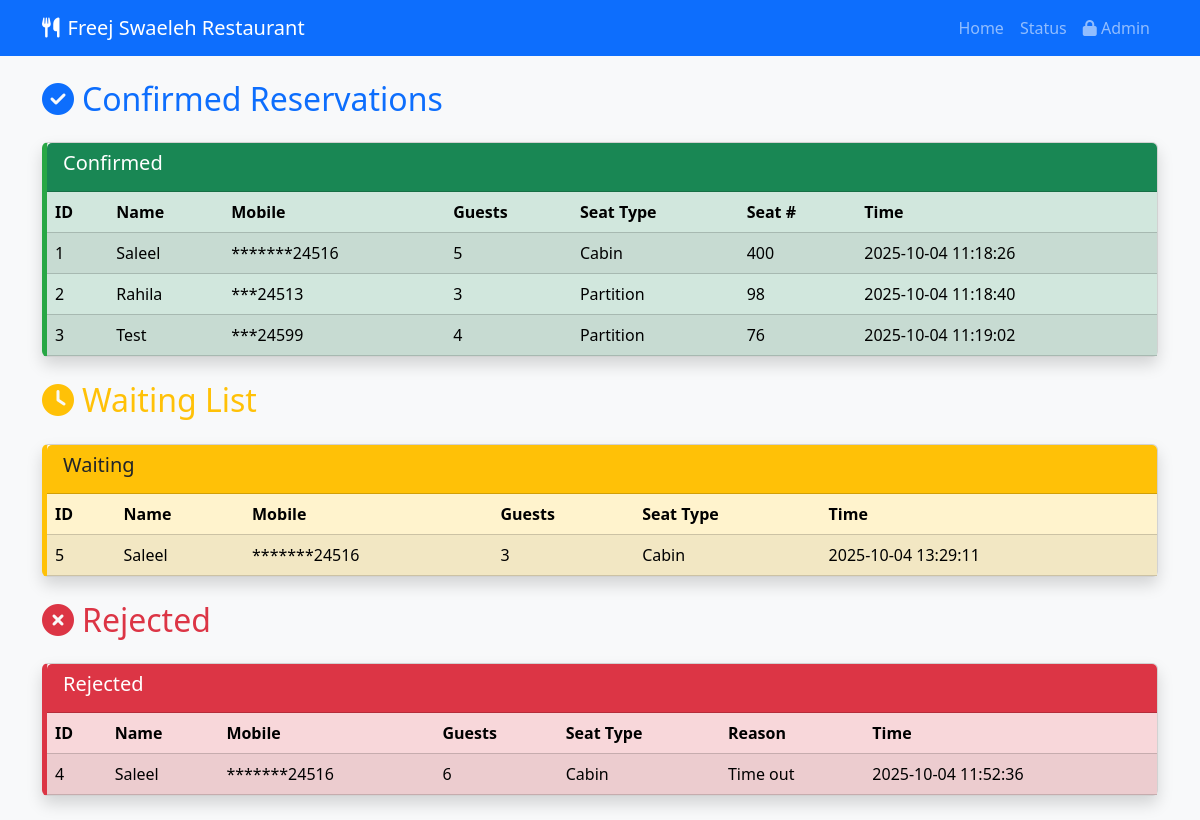
Page /status on the committed database.
### tables this page shows
CREATE TABLE reservations
                 (id INTEGER PRIMARY KEY AUTOINCREMENT,
                  name TEXT NOT NULL,
                  mobile TEXT NOT NULL,
                  email TEXT NOT NULL,
                  guests INTEGER NOT NULL,
                  seat_type TEXT NOT NULL,
                  status TEXT DEFAULT 'waiting',
                  seat_number INTEGER,
                  rejection_reason TEXT,
                  timestamp DATETIME DEFAULT CURRENT_TIMESTAMP,
                  updated_at DATETIME DEFAULT CURRENT_TIMESTAMP);

### app.py (the view)
@app.route('/status')
def status():
    conn = sqlite3.connect('reservations.db')
    c = conn.cursor()
    c.execute("SELECT * FROM reservations WHERE status='accepted' ORDER BY updated_at DESC")
    confirmed = c.fetchall()
    c.execute("SELECT * FROM reservations WHERE status='waiting' ORDER BY updated_at DESC")
    waiting = c.fetchall()
    c.execute("SELECT * FROM reservations WHERE status='rejected' ORDER BY updated_at DESC")
    rejected = c.fetchall()
    conn.close()
    return render_template('status.html', confirmed=confirmed, waiting=waiting, rejected=rejected)

### templates/status.html (shortened to what this page needs)
{% extends "base.html" %}
{% block content %}
<h2 class="text-primary mb-4 blinking"><i class="fas fa-check-circle me-2"></i>Confirmed Reservations</h2>
{% if confirmed %}
<div class="card status-card confirmed shadow mb-4">
    <div class="card-header bg-success text-white">
        <h5>Confirmed</h5>
    </div>
    <div class="card-body p-0">
        <div class="table-responsive">
            <table class="table table-success table-striped mb-0">
                <thead>
                    <tr><th>ID</th><th>Name</th><th>Mobile</th><th>Guests</th><th>Seat Type</th><th>Seat #</th><th>Time</th></tr>
                </thead>
                <tbody>
                    {% for res in confirmed %}
                    <tr>
                        <td>{{ res[0] }}</td><td>{{ res[1] }}</td>
                        <td>
                            {% set digits = res[2] | replace('-', '') | replace(' ', '') | replace('(', '') | replace(')', '') %}
                            {% set num_digits = digits | length %}
                            {% set mask_length = (num_digits - 5) if num_digits > 5 else 0 %}
                            {{ ('*' * mask_length) ~ (digits[-5:] if num_digits > 5 else digits) }}
                        </td>
                        <td>{{ res[4] }}</td><td>{{ res[5] }}</td><td>{{ res[7] }}</td><td>{{ res[9] }}</td>
                    </tr>
                    {% endfor %}
                </tbody>
            </table>
        </div>
    </div>
</div>
{% else %}
<div class="alert alert-info">No confirmed reservations.</div>
{% endif %}
<h2 class="text-warning mb-4"><i class="fas fa-clock me-2"></i>Waiting List</h2>
{% if waiting %}
<div class="card status-card waiting shadow mb-4">
    <div class="card-header bg-warning text-dark">
        <h5>Waiting</h5>
    </div>
    <div class="card-body p-0">
        <div class="table-responsive">
            <table class="table table-warning table-striped mb-0">
                <thead>
                    <tr><th>ID</th><th>Name</th><th>Mobile</th><th>Guests</th><th>Seat Type</th><th>Time</th></tr>
                </thead>
                <tbody>
                    {% for res in waiting %}
                    <tr>
                        <td>{{ res[0] }}</td><td>{{ res[1] }}</td>
                        <td>
                            {% set digits = res[2] | replace('-', '') | replace(' ', '') | replace('(', '') | replace(')', '') %}
                            {% set num_digits = digits | length %}
                            {% set mask_length = (num_digits - 5) if num_digits > 5 else 0 %}
                            {{ ('*' * mask_length) ~ (digits[-5:] if num_digits > 5 else digits) }}
                        </td>
                        <td>{{ res[4] }}</td><td>{{ res[5] }}</td><td>{{ res[9] }}</td>
                    </tr>
                    {% endfor %}
                </tbody>
            </table>
        </div>
    </div>
</div>
{% else %}
<div class="alert alert-info">No waiting reservations.</div>
{% endif %}
<h2 class="text-danger mb-4"><i class="fas fa-times-circle me-2"></i>Rejected</h2>
{% if rejected %}
<div class="card status-card rejected shadow mb-4">
    <div class="card-header bg-danger text-white">
        <h5>Rejected</h5>
    </div>
    <div class="card-body p-0">
        <div class="table-responsive">
            <table class="table table-danger table-striped mb-0">
                <thead>
                    <tr><th>ID</th><th>Name</th><th>Mobile</th><th>Guests</th><th>Seat Type</th><th>Reason</th><th>Time</th></tr>
                </thead>
                <tbody>
                    {% for res in rejected %}
                    <tr>
                        <td>{{ res[0] }}</td><td>{{ res[1] }}</td>
                        <td>
                            {% set digits = res[2] | replace('-', '') | replace(' ', '') | replace('(', '') | replace(')', '') %}
                            {% set num_digits = digits | length %}
                            {% set mask_length = (num_digits - 5) if num_digits > 5 else 0 %}
                            {{ ('*' * mask_length) ~ (digits[-5:] if num_digits > 5 else digits) }}
                        </td>
                        <td>{{ res[4] }}</td><td>{{ res[5] }}</td><td>{{ res[8] }}</td><td>{{ res[9] }}</td>
                    </tr>
                    {% endfor %}
                </tbody>
            </table>
        </div>
    </div>
</div>
{% else %}
<div class="alert alert-info">No rejected reservations.</div>
{% endif %}
{% endblock %}

### templates/base.html (shortened to what this page needs)
<!DOCTYPE html>
<html lang="en">
<head>
    <link href="https://cdn.jsdelivr.net/npm/bootstrap@5.3.3/dist/css/bootstrap.min.css" rel="stylesheet">
    <link href="https://cdnjs.cloudflare.com/ajax/libs/font-awesome/6.5.1/css/all.min.css" rel="stylesheet">
</head>
<body class="bg-light">
    <nav class="navbar navbar-expand-lg navbar-dark bg-primary">
        <div class="container">
            <a class="navbar-brand" href="/"><i class="fas fa-utensils me-2"></i>Freej Swaeleh Restaurant</a>
            <div class="navbar-nav ms-auto">
                <a class="nav-link" href="/">Home</a>
                <a class="nav-link" href="/status">Status</a>
                {% if session.logged_in %}
                <a class="nav-link" href="/admin"><i class="fas fa-cog"></i> Admin</a>
                <a class="nav-link" href="/logout"><i class="fas fa-sign-out-alt"></i> Logout</a>
                {% else %}
                <a class="nav-link" href="/login"><i class="fas fa-lock"></i> Admin</a>
                {% endif %}
            </div>
        </div>
    </nav>
    <div class="container mt-4">
        {% block content %}{% endblock %}
    </div>
</body>
</html>

### templates/status.html (style rules this page uses)
.blinking { animation: blink 1s infinite; }
.status-card.confirmed { border-left: 5px solid #28a745; }
.status-card.waiting { border-left: 5px solid #ffc107; }
.status-card.rejected { border-left: 5px solid #dc3545; }

### rows in the picture
reservations: id "1", name "Saleel", mobile "*******24516", guests "5", seat_type "Cabin", seat_number "400", timestamp "2025-10-04 11:18:26"
reservations: id "2", name "Rahila", mobile "***24513", guests "3", seat_type "Partition", seat_number "98", timestamp "2025-10-04 11:18:40"
reservations: id "3", name "Test", mobile "***24599", guests "4", seat_type "Partition", seat_number "76", timestamp "2025-10-04 11:19:02"
reservations: id "5", name "Saleel", mobile "*******24516", guests "3", seat_type "Cabin", timestamp "2025-10-04 13:29:11"
reservations: id "4", name "Saleel", mobile "*******24516", guests "6", seat_type "Cabin", rejection_reason "Time out", timestamp "2025-10-04 11:52:36"
